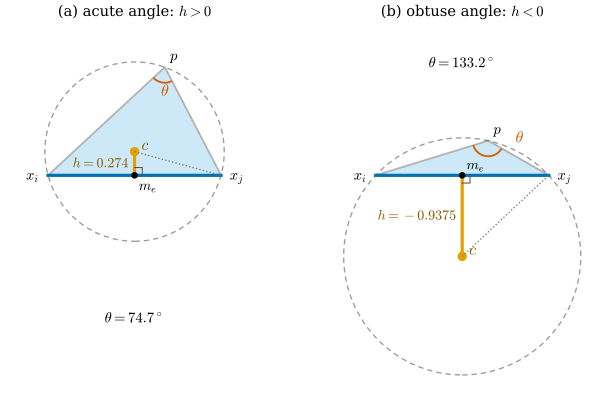

Python code for this plot:
"""Figure 36.5.2: the signed distance from an edge to the circumcenter is (|e|/2) cot(theta) (Section 36.5,
Lemma 36.5.9).

Edge e from x_i = (-1, 0) to x_j = (1, 0) (|e| = 2, midpoint m_e = 0) and the opposite vertex p above the edge.
(a) p = (0.35, 1.25): theta = 74.7 deg (acute), the circumcenter c = (0, h) lies on the same side as p, h = cot(theta)
    = 0.274 > 0.
(b) p = (0.3, 0.4): theta = 133.2 deg (obtuse), the circumcenter lies on the other side of e, h = cot(theta) =
    -0.9375 < 0.
Gray dashed: the circumcircle; orange: the segment m_e c on the perpendicular bisector; the right triangle
(m_e, x_j, c) has the angle theta at c when theta is acute (panel a).
Self-check: c is equidistant from x_i, x_j, p; c_y = (p_x^2 + p_y^2 - 1) / (2 p_y) = cot(theta) (Lemma 36.5.9);
the angle at c in the triangle (m_e, x_j, c) equals theta in (a); dgdec.circumcenters agrees.

Run from the project root:
``PYTHONPATH=tools python3 chapters/36-discrete-exterior-calculus/figures/fig-36-5-2-cotan-geometry.py``
"""

import dgdec as dd

import dgfig  # noqa: E402

dgfig.setup()

import matplotlib.pyplot as plt  # noqa: E402
import numpy as np  # noqa: E402
from matplotlib.patches import Arc, Circle, Polygon  # noqa: E402

xi, xj = np.array([-1.0, 0.0]), np.array([1.0, 0.0])
cases = [np.array([0.35, 1.25]), np.array([0.3, 0.4])]
info = []
for p in cases:
    u, w = xi - p, xj - p
    theta = np.arccos(u @ w / np.linalg.norm(u) / np.linalg.norm(w))
    c = dd.circumcenters(np.array([xi, xj, p]), np.array([[0, 1, 2]]))[0]
    R = np.linalg.norm(c - xi)
    assert abs(np.linalg.norm(c - xj) - R) < 1e-12 and abs(np.linalg.norm(c - p) - R) < 1e-12
    assert abs(c[0]) < 1e-12 and abs(c[1] - (p @ p - 1) / (2 * p[1])) < 1e-12
    assert abs(c[1] - 1 / np.tan(theta)) < 1e-12
    info.append((theta, c, R))
th_a, c_a, _ = info[0]
ang_c = np.arctan2(1.0, c_a[1])                  # angle at c in the right triangle (m_e, x_j, c)
assert abs(ang_c - th_a) < 1e-12
assert np.degrees(info[1][0]) > 90 and info[1][1][1] < 0

col = dgfig.COLORS
fig, axes = plt.subplots(1, 2, figsize=(6.8, 4.3))
for ax, p, (theta, c, R), name in zip(axes, cases, info, ("(a) acute angle: $h > 0$", "(b) obtuse angle: $h < 0$")):
    ax.add_patch(Circle(c, R, fill=False, ls=(0, (4, 3)), color="#9A9A9A", lw=1.0))
    ax.add_patch(Polygon(np.array([xi, xj, p]), closed=True, facecolor=col["region"], alpha=0.3,
                         edgecolor="black", lw=1.4))
    ax.plot(*np.array([xi, xj]).T, color=col["tangent"], lw=2.4)
    ax.plot([0, 0], [0, c[1]], color=col["accent"], lw=2.4)
    ax.plot(*c, "o", color=col["accent"], ms=6)
    ax.plot(0, 0, "o", color="black", ms=4)
    ax.plot(*np.array([c, xj]).T, color="#777777", lw=1.0, ls=":")
    # right angle mark at m_e
    s = 0.09 * np.sign(c[1])
    ax.plot([0.09, 0.09, 0.0], [0.0, s, s], color="#555555", lw=0.8)
    # angle theta at p
    a1 = np.degrees(np.arctan2(*(xi - p)[::-1]))
    a2 = np.degrees(np.arctan2(*(xj - p)[::-1]))
    lo, hi = sorted((a1 % 360, a2 % 360))
    if hi - lo > 180:
        lo, hi = hi, lo + 360
    ax.add_patch(Arc(p, 0.36, 0.36, theta1=lo, theta2=hi, color=col["normal"], lw=1.4))
    toff = np.array([0.0, -0.33]) if c[1] > 0 else np.array([0.36, -0.02])
    ax.text(*(p + toff), r"$\theta$", fontsize=12, color=col["normal"], ha="center")
    ax.text(*(p + np.array([0.06, 0.08])), r"$p$", fontsize=11)
    ax.text(*(xi + np.array([-0.18, -0.05])), r"$x_i$", fontsize=11, ha="center")
    ax.text(*(xj + np.array([0.18, -0.05])), r"$x_j$", fontsize=11, ha="center")
    ax.text(0.05, -0.17 if c[1] > 0 else 0.07, r"$m_e$", fontsize=10.5)
    ax.text(*(c + np.array([0.08, 0.02])), r"$c$", fontsize=12, color="#8a5a00")
    ax.text(-0.07, 0.5 * c[1], rf"$h = {c[1]:.4g}$", fontsize=10.5, color="#8a5a00", ha="right", va="center")
    ax.text(0.0, -1.7 if c[1] > 0 else 1.25, rf"$\theta = {np.degrees(theta):.1f}^\circ$", fontsize=11,
            ha="center")
    ax.set_title(name, fontsize=11)
    ax.set_xlim(-1.5, 1.5)
    ax.set_ylim(-2.45, 1.75)
    ax.set_aspect("equal")
    ax.set_axis_off()
fig.subplots_adjust(left=0.01, right=0.99, top=0.9, bottom=0.02, wspace=0.05)
dgfig.save(fig, __file__)
